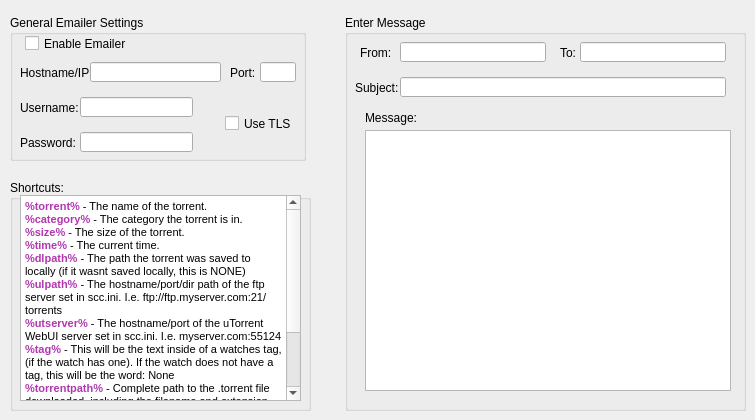
    <widget class="QWidget" name="emailSettingsTab">
     <attribute name="title">
      <string>Emailer Settings</string>
     </attribute>
     <widget class="QGroupBox" name="generalEmailSettings">
      <property name="geometry">
       <rect>
        <x>10</x>
        <y>15</y>
        <width>296</width>
        <height>146</height>
       </rect>
      </property>
      <property name="title">
       <string>General Emailer Settings</string>
      </property>
      <widget class="QLabel" name="hostnameIPLabel">
       <property name="geometry">
        <rect>
         <x>10</x>
         <y>50</y>
         <width>71</width>
         <height>16</height>
        </rect>
       </property>
       <property name="text">
        <string>Hostname/IP:</string>
       </property>
      </widget>
      <widget class="QCheckBox" name="emailMasterEnableCheck">
       <property name="geometry">
        <rect>
         <x>15</x>
         <y>20</y>
         <width>111</width>
         <height>17</height>
        </rect>
       </property>
       <property name="toolTip">
        <string>Enable/Disable the email function of this script.</string>
       </property>
       <property name="text">
        <string>Enable Emailer</string>
       </property>
      </widget>
      <widget class="QCheckBox" name="emailUseTLSCheck">
       <property name="geometry">
        <rect>
         <x>215</x>
         <y>100</y>
         <width>71</width>
         <height>17</height>
        </rect>
       </property>
       <property name="toolTip">
        <string>This will enable/disable the use of TLS. It is highly recommended that you use TLS when possible.</string>
       </property>
       <property name="text">
        <string>Use TLS</string>
       </property>
      </widget>
      <widget class="QLineEdit" name="hostnameIPTextbox">
       <property name="geometry">
        <rect>
         <x>80</x>
         <y>47</y>
         <width>131</width>
         <height>20</height>
        </rect>
       </property>
       <property name="toolTip">
        <string>The hostname or IP address of the outgoing SMTP server to use for sending emails.</string>
       </property>
      </widget>
      <widget class="QLabel" name="portLabel">
       <property name="geometry">
        <rect>
         <x>220</x>
         <y>50</y>
         <width>26</width>
         <height>16</height>
        </rect>
       </property>
       <property name="text">
        <string>Port:</string>
       </property>
      </widget>
      <widget class="QLineEdit" name="portTextbox">
       <property name="geometry">
        <rect>
         <x>250</x>
         <y>47</y>
         <width>36</width>
         <height>20</height>
        </rect>
       </property>
       <property name="toolTip">
        <string>The port number of the SMTP server (commonly 25, 465, or 587).</string>
       </property>
       <property name="inputMethodHints">
        <set>Qt::ImhNone</set>
       </property>
       <property name="inputMask">
        <string/>
       </property>
       <property name="maxLength">
        <number>5</number>
       </property>
      </widget>
      <widget class="QLabel" name="usernameLabel">
       <property name="geometry">
        <rect>
         <x>10</x>
         <y>85</y>
         <width>61</width>
         <height>16</height>
        </rect>
       </property>
       <property name="text">
        <string>Username: </string>
       </property>
      </widget>
      <widget class="QLabel" name="passwordLabel">
       <property name="geometry">
        <rect>
         <x>10</x>
         <y>120</y>
         <width>61</width>
         <height>16</height>
        </rect>
       </property>
       <property name="text">
        <string>Password: </string>
       </property>
      </widget>
      <widget class="QLineEdit" name="usernameTextbox">
       <property name="geometry">
        <rect>
         <x>70</x>
         <y>82</y>
         <width>113</width>
         <height>20</height>
        </rect>
       </property>
       <property name="toolTip">
        <string>Username (if required) for the SMTP server.</string>
       </property>
      </widget>
      <widget class="QLineEdit" name="passwordTextbox">
       <property name="geometry">
        <rect>
         <x>70</x>
         <y>117</y>
         <width>113</width>
         <height>20</height>
        </rect>
       </property>
       <property name="toolTip">
        <string>Password (if required) for the SMTP server.</string>
       </property>
       <property name="echoMode">
        <enum>QLineEdit::Password</enum>
       </property>
      </widget>
     </widget>
     <widget class="QGroupBox" name="emailMessageGroup">
      <property name="geometry">
       <rect>
        <x>345</x>
        <y>15</y>
        <width>401</width>
        <height>396</height>
       </rect>
      </property>
      <property name="title">
       <string>Enter Message</string>
      </property>
      <widget class="QLabel" name="emailFromLabel">
       <property name="geometry">
        <rect>
         <x>15</x>
         <y>30</y>
         <width>41</width>
         <height>16</height>
        </rect>
       </property>
       <property name="text">
        <string>From:</string>
       </property>
      </widget>
      <widget class="QLineEdit" name="emailFromTextbox">
       <property name="geometry">
        <rect>
         <x>55</x>
         <y>27</y>
         <width>146</width>
         <height>20</height>
        </rect>
       </property>
       <property name="toolTip">
        <string>Your email address.</string>
       </property>
       <property name="inputMethodHints">
        <set>Qt::ImhEmailCharactersOnly</set>
       </property>
      </widget>
      <widget class="QLabel" name="emailToLabel">
       <property name="geometry">
        <rect>
         <x>215</x>
         <y>30</y>
         <width>21</width>
         <height>16</height>
        </rect>
       </property>
       <property name="text">
        <string>To:</string>
       </property>
      </widget>
      <widget class="QLineEdit" name="emailToTextbox">
       <property name="geometry">
        <rect>
         <x>235</x>
         <y>27</y>
         <width>146</width>
         <height>20</height>
        </rect>
       </property>
       <property name="toolTip">
        <string>The recipient's email address.</string>
       </property>
       <property name="inputMethodHints">
        <set>Qt::ImhEmailCharactersOnly</set>
       </property>
      </widget>
      <widget class="QLabel" name="emailSubjectLabel">
       <property name="geometry">
        <rect>
         <x>10</x>
         <y>65</y>
         <width>46</width>
         <height>16</height>
        </rect>
       </property>
       <property name="text">
        <string>Subject:</string>
       </property>
      </widget>
      <widget class="QLineEdit" name="emailSubjectTextbox">
       <property name="geometry">
        <rect>
         <x>55</x>
         <y>62</y>
         <width>326</width>
         <height>20</height>
        </rect>
       </property>
       <property name="toolTip">
        <string>The subject of the email. You may use any of the shortcuts (listed on the left) here.</string>
       </property>
       <property name="inputMethodHints">
        <set>Qt::ImhNone</set>
       </property>
       <property name="frame">
        <bool>true</bool>
       </property>
       <property name="dragEnabled">
        <bool>false</bool>
       </property>
      </widget>
      <widget class="QTextEdit" name="emailMessageTextbox">
       <property name="geometry">
        <rect>
         <x>20</x>
         <y>115</y>
         <width>366</width>
         <height>261</height>
        </rect>
       </property>
       <property name="toolTip">
        <string>The email message itself goes here. You may use any of the shortcuts (listed to the left).</string>
       </property>
       <property name="acceptRichText">
        <bool>false</bool>
       </property>
      </widget>
      <widget class="QLabel" name="emailMessageLabel">
       <property name="geometry">
        <rect>
         <x>20</x>
         <y>95</y>
         <width>51</width>
         <height>16</height>
        </rect>
       </property>
       <property name="text">
        <string>Message:</string>
       </property>
      </widget>
     </widget>
     <widget class="QGroupBox" name="emailShortcutsGroup">
      <property name="geometry">
       <rect>
        <x>10</x>
        <y>180</y>
        <width>301</width>
        <height>231</height>
       </rect>
      </property>
      <property name="title">
       <string>Shortcuts:</string>
      </property>
      <widget class="QTextEdit" name="emailShortcutsList">
       <property name="geometry">
        <rect>
         <x>10</x>
         <y>15</y>
         <width>281</width>
         <height>206</height>
        </rect>
       </property>
       <property name="readOnly">
        <bool>true</bool>
       </property>
       <property name="html">
        <string>&lt;!DOCTYPE HTML PUBLIC &quot;-//W3C//DTD HTML 4.0//EN&quot; &quot;http://www.w3.org/TR/REC-html40/strict.dtd&quot;&gt;
&lt;html&gt;&lt;head&gt;&lt;meta name=&quot;qrichtext&quot; content=&quot;1&quot; /&gt;&lt;style type=&quot;text/css&quot;&gt;
p, li { white-space: pre-wrap; }
&lt;/style&gt;&lt;/head&gt;&lt;body style=&quot; font-family:'Arial'; font-size:8pt; font-weight:400; font-style:normal;&quot;&gt;
&lt;p style=&quot; margin-top:0px; margin-bottom:0px; margin-left:0px; margin-right:0px; -qt-block-indent:0; text-indent:0px;&quot;&gt;&lt;span style=&quot; font-family:'MS Shell Dlg 2'; font-weight:600; color:#b037b0;&quot;&gt;%torrent%&lt;/span&gt;&lt;span style=&quot; font-family:'MS Shell Dlg 2';&quot;&gt; - The name of the torrent.&lt;/span&gt;&lt;/p&gt;
&lt;p style=&quot; margin-top:0px; margin-bottom:0px; margin-left:0px; margin-right:0px; -qt-block-indent:0; text-indent:0px;&quot;&gt;&lt;span style=&quot; font-family:'MS Shell Dlg 2'; font-weight:600; color:#b037b0;&quot;&gt;%category%&lt;/span&gt;&lt;span style=&quot; font-family:'MS Shell Dlg 2';&quot;&gt; - The category the torrent is in.&lt;/span&gt;&lt;/p&gt;
&lt;p style=&quot; margin-top:0px; margin-bottom:0px; margin-left:0px; margin-right:0px; -qt-block-indent:0; text-indent:0px;&quot;&gt;&lt;span style=&quot; font-family:'MS Shell Dlg 2'; font-weight:600; color:#b037b0;&quot;&gt;%size%&lt;/span&gt;&lt;span style=&quot; font-family:'MS Shell Dlg 2';&quot;&gt; - The size of the torrent.&lt;/span&gt;&lt;/p&gt;
&lt;p style=&quot; margin-top:0px; margin-bottom:0px; margin-left:0px; margin-right:0px; -qt-block-indent:0; text-indent:0px;&quot;&gt;&lt;span style=&quot; font-family:'MS Shell Dlg 2'; font-weight:600; color:#b037b0;&quot;&gt;%time%&lt;/span&gt;&lt;span style=&quot; font-family:'MS Shell Dlg 2';&quot;&gt; - The current time.&lt;/span&gt;&lt;/p&gt;
&lt;p style=&quot; margin-top:0px; margin-bottom:0px; margin-left:0px; margin-right:0px; -qt-block-indent:0; text-indent:0px;&quot;&gt;&lt;span style=&quot; font-family:'MS Shell Dlg 2'; font-weight:600; color:#b037b0;&quot;&gt;%dlpath%&lt;/span&gt;&lt;span style=&quot; font-family:'MS Shell Dlg 2';&quot;&gt; - The path the torrent was saved to locally (if it wasnt saved locally, this is NONE)&lt;/span&gt;&lt;/p&gt;
&lt;p style=&quot; margin-top:0px; margin-bottom:0px; margin-left:0px; margin-right:0px; -qt-block-indent:0; text-indent:0px;&quot;&gt;&lt;span style=&quot; font-family:'MS Shell Dlg 2'; font-weight:600; color:#b037b0;&quot;&gt;%ulpath%&lt;/span&gt;&lt;span style=&quot; font-family:'MS Shell Dlg 2';&quot;&gt; - The hostname/port/dir path of the ftp server set in scc.ini. I.e. ftp://ftp.myserver.com:21/torrents&lt;/span&gt;&lt;/p&gt;
&lt;p style=&quot; margin-top:0px; margin-bottom:0px; margin-left:0px; margin-right:0px; -qt-block-indent:0; text-indent:0px;&quot;&gt;&lt;span style=&quot; font-family:'MS Shell Dlg 2'; font-weight:600; color:#b037b0;&quot;&gt;%utserver%&lt;/span&gt;&lt;span style=&quot; font-family:'MS Shell Dlg 2';&quot;&gt; - The hostname/port of the uTorrent WebUI server set in scc.ini. I.e. myserver.com:55124&lt;/span&gt;&lt;/p&gt;
&lt;p style=&quot; margin-top:0px; margin-bottom:0px; margin-left:0px; margin-right:0px; -qt-block-indent:0; text-indent:0px;&quot;&gt;&lt;span style=&quot; font-family:'MS Shell Dlg 2'; font-weight:600; color:#b037b0;&quot;&gt;%tag%&lt;/span&gt;&lt;span style=&quot; font-family:'MS Shell Dlg 2';&quot;&gt; - This will be the text inside of a watches tag, (if the watch has one). If the watch does not have a tag, this will be the word: None&lt;/span&gt;&lt;/p&gt;
&lt;p style=&quot; margin-top:0px; margin-bottom:0px; margin-left:0px; margin-right:0px; -qt-block-indent:0; text-indent:0px;&quot;&gt;&lt;span style=&quot; font-family:'MS Shell Dlg 2'; font-weight:600; color:#b037b0;&quot;&gt;%torrentpath%&lt;/span&gt;&lt;span style=&quot; font-family:'MS Shell Dlg 2';&quot;&gt; - Complete path to the .torrent file downloaded, including the filename and extension.&lt;/span&gt;&lt;/p&gt;
&lt;p style=&quot; margin-top:0px; margin-bottom:0px; margin-left:0px; margin-right:0px; -qt-block-indent:0; text-indent:0px;&quot;&gt;&lt;span style=&quot; font-family:'MS Shell Dlg 2'; font-weight:600; color:#b037b0;&quot;&gt;%sccgrptree%&lt;/span&gt;&lt;span style=&quot; font-family:'MS Shell Dlg 2';&quot;&gt; - mimics the functionality of SCCGRPTREE&lt;/span&gt;&lt;/p&gt;
&lt;p style=&quot; margin-top:0px; margin-bottom:0px; margin-left:0px; margin-right:0px; -qt-block-indent:0; text-indent:0px;&quot;&gt;&lt;span style=&quot; font-family:'MS Shell Dlg 2'; font-weight:600; color:#b037b0;&quot;&gt;%sccgrp%&lt;/span&gt;&lt;span style=&quot; font-family:'MS Shell Dlg 2';&quot;&gt; - mimics the functionality of SCCGRP&lt;/span&gt;&lt;/p&gt;
&lt;p style=&quot; margin-top:0px; margin-bottom:0px; margin-left:0px; margin-right:0px; -qt-block-indent:0; text-indent:0px;&quot;&gt;&lt;span style=&quot; font-family:'MS Shell Dlg 2'; font-weight:600; color:#b037b0;&quot;&gt;%sccdate%&lt;/span&gt;&lt;span style=&quot; font-family:'MS Shell Dlg 2';&quot;&gt; - This will output a date in the form MMDD, just like SCCDATE does when making new watch dirs.&lt;/span&gt;&lt;/p&gt;&lt;/body&gt;&lt;/html&gt;</string>
       </property>
       <property name="textInteractionFlags">
        <set>Qt::TextSelectableByKeyboard|Qt::TextSelectableByMouse</set>
       </property>
      </widget>
     </widget>
    </widget>
